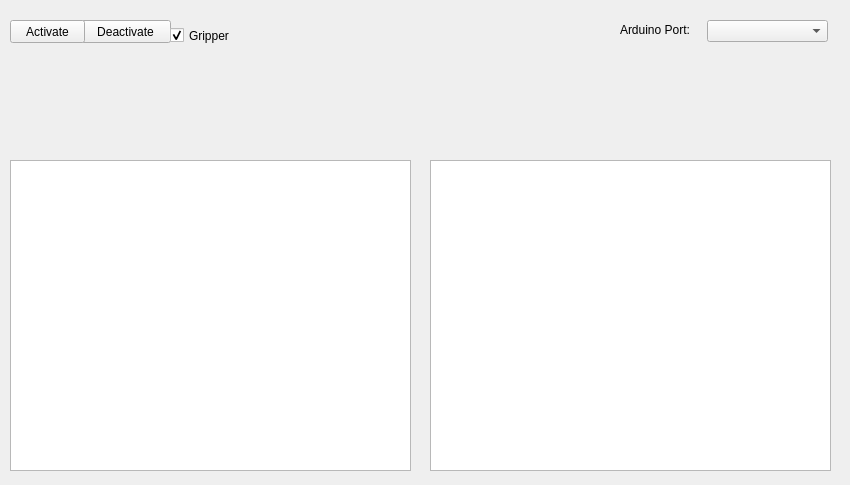
<?xml version="1.0" encoding="UTF-8"?>
<ui version="4.0">
 <class>MainWindow</class>
 <widget class="QMainWindow" name="MainWindow">
  <property name="geometry">
   <rect>
    <x>0</x>
    <y>0</y>
    <width>850</width>
    <height>485</height>
   </rect>
  </property>
  <property name="windowTitle">
   <string>Robot Arm Controller</string>
  </property>
  <property name="locale">
   <locale language="English" country="UnitedStates"/>
  </property>
  <widget class="QWidget" name="centralWidget">
   <widget class="QPushButton" name="pushButton_2">
    <property name="geometry">
     <rect>
      <x>80</x>
      <y>20</y>
      <width>91</width>
      <height>23</height>
     </rect>
    </property>
    <property name="locale">
     <locale language="English" country="UnitedStates"/>
    </property>
    <property name="text">
     <string>Deactivate</string>
    </property>
   </widget>
   <widget class="QPushButton" name="pushButton">
    <property name="geometry">
     <rect>
      <x>10</x>
      <y>20</y>
      <width>75</width>
      <height>23</height>
     </rect>
    </property>
    <property name="locale">
     <locale language="English" country="UnitedStates"/>
    </property>
    <property name="text">
     <string>Activate</string>
    </property>
   </widget>
   <widget class="ServoController" name="lift" native="true">
    <property name="geometry">
     <rect>
      <x>220</x>
      <y>60</y>
      <width>191</width>
      <height>80</height>
     </rect>
    </property>
    <property name="locale">
     <locale language="English" country="UnitedStates"/>
    </property>
    <property name="identifier" stdset="0">
     <string>Lift</string>
    </property>
    <property name="value" stdset="0">
     <number>90</number>
    </property>
   </widget>
   <widget class="ServoController" name="larm" native="true">
    <property name="geometry">
     <rect>
      <x>430</x>
      <y>60</y>
      <width>191</width>
      <height>80</height>
     </rect>
    </property>
    <property name="locale">
     <locale language="English" country="UnitedStates"/>
    </property>
    <property name="identifier" stdset="0">
     <string>L. Arm</string>
    </property>
    <property name="value" stdset="0">
     <number>60</number>
    </property>
   </widget>
   <widget class="ServoController" name="uarm" native="true">
    <property name="geometry">
     <rect>
      <x>640</x>
      <y>60</y>
      <width>191</width>
      <height>80</height>
     </rect>
    </property>
    <property name="locale">
     <locale language="English" country="UnitedStates"/>
    </property>
    <property name="identifier" stdset="0">
     <string>U. Arm</string>
    </property>
    <property name="value" stdset="0">
     <number>30</number>
    </property>
   </widget>
   <widget class="ServoController" name="foot" native="true">
    <property name="geometry">
     <rect>
      <x>10</x>
      <y>60</y>
      <width>191</width>
      <height>80</height>
     </rect>
    </property>
    <property name="locale">
     <locale language="English" country="UnitedStates"/>
    </property>
    <property name="identifier" stdset="0">
     <string>Foot</string>
    </property>
    <property name="value" stdset="0">
     <number>90</number>
    </property>
   </widget>
   <widget class="QPlainTextEdit" name="Sent">
    <property name="geometry">
     <rect>
      <x>10</x>
      <y>160</y>
      <width>401</width>
      <height>311</height>
     </rect>
    </property>
    <property name="locale">
     <locale language="English" country="UnitedStates"/>
    </property>
    <property name="readOnly">
     <bool>true</bool>
    </property>
   </widget>
   <widget class="QPlainTextEdit" name="Received">
    <property name="geometry">
     <rect>
      <x>430</x>
      <y>160</y>
      <width>401</width>
      <height>311</height>
     </rect>
    </property>
    <property name="locale">
     <locale language="English" country="UnitedStates"/>
    </property>
    <property name="readOnly">
     <bool>true</bool>
    </property>
   </widget>
   <widget class="QComboBox" name="portSelect">
    <property name="geometry">
     <rect>
      <x>707</x>
      <y>20</y>
      <width>121</width>
      <height>22</height>
     </rect>
    </property>
   </widget>
   <widget class="QLabel" name="label">
    <property name="geometry">
     <rect>
      <x>620</x>
      <y>20</y>
      <width>91</width>
      <height>20</height>
     </rect>
    </property>
    <property name="text">
     <string>Arduino Port:</string>
    </property>
   </widget>
   <widget class="QCheckBox" name="checkBox">
    <property name="geometry">
     <rect>
      <x>170</x>
      <y>20</y>
      <width>90</width>
      <height>31</height>
     </rect>
    </property>
    <property name="text">
     <string>Gripper</string>
    </property>
    <property name="checked">
     <bool>true</bool>
    </property>
   </widget>
  </widget>
 </widget>
 <layoutdefault spacing="6" margin="11"/>
 <customwidgets>
  <customwidget>
   <class>ServoController</class>
   <extends>QWidget</extends>
   <header>servocontroller.h</header>
   <container>1</container>
  </customwidget>
 </customwidgets>
 <resources/>
 <connections/>
</ui>
